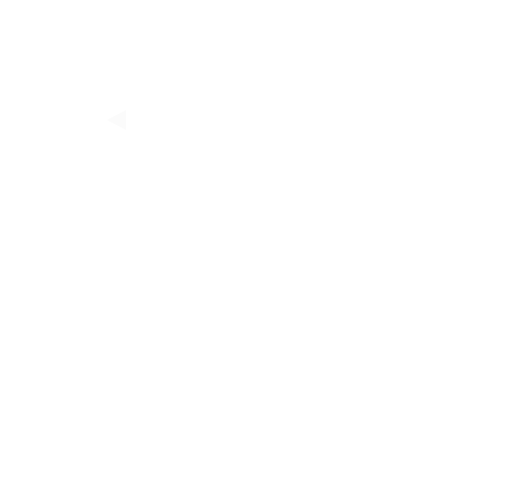
Frame 1 (no input)
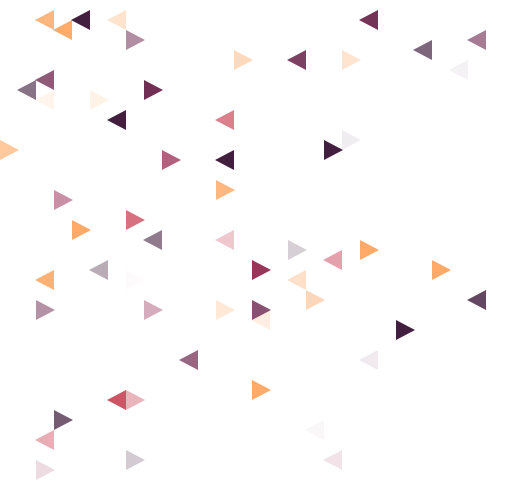
Frame 60 (the mouse pressed at the canvas centre just before this capture)
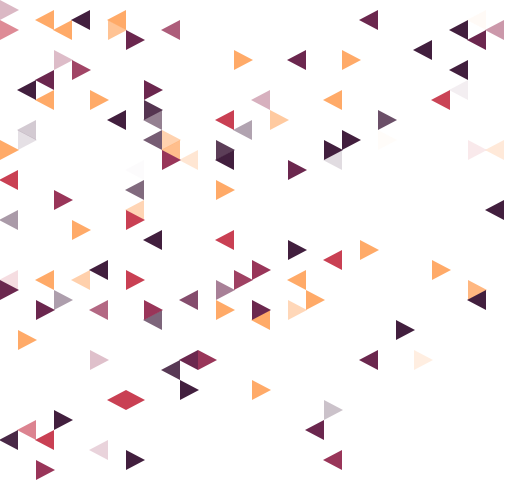
Frame 120 (the mouse held since frame 60 and released just before this capture)

The Processing sketch that drew these frames (run headless with seeded random() and noise(); from frame 60 on, the mouse is pressed at the canvas centre):

// Processing sketch: processing_21901
// ── processing_21901.pde

/**
 *Triangles
 *@author Dennis Timmermann
 * Colors: "Love" from nicolagilroy @kuler http://kuler.adobe.com/#themeID/1254606
 */

//globals
ArrayList<Triangle> triangles;

color[] colors = { //define colors here
  color(0xC94053, 255), color(0x993559, 255), color(0x6B274E, 255), color(0x421F3E, 255), color(0xFFAA68, 255)
};

int direction;
int triangleHeight = 20;   //set triangle height
int triangleWidth;         //

int indexCount = 0;

void setup()
{
  size(505,500);
  background(255);
  noStroke();
  smooth();
  frameRate(25);

  println(triangleWidth = ceil(sqrt(3)/2*triangleHeight));   //equilateral triangle

  triangles = new ArrayList();

  //build initial arraylist
  for(int i = 0; i < width-triangleWidth; i+=triangleWidth)  
  {
    println(i/triangleWidth%2 == 0);
    if(i/triangleWidth%2 == 0)
    {
      direction = 1;
    } 
    else
    {
      direction = -1;
    }

    for(int j = 0; j < height; j+=triangleHeight/2)
    {
      direction *= -1;
      if(sqrt(i*j/1.1)*10 <= random(sqrt(width*height/1))*9)  //time to finetune -  less triangles in the bottom right corner
      {
        triangles.add(new Triangle(i+(ceil(triangleWidth/2)),j-triangleHeight/2, direction));
      }
    }
    //shuffle
    for(int k = triangles.size(); k >= 0; k--)
    {
      int index = (int)random(0,k);
      Triangle tmp = triangles.remove(index);
      triangles.add(tmp);
    }
  }
}

void build()
{
  if(indexCount < triangles.size() && frameCount%1 == 0)
  {
    triangles.get(indexCount).start();
    ++indexCount;
    println(indexCount);
  }  
}

void draw()
{
  background(255);
  if(indexCount < triangles.size())
  {
    build();
  } else if(frameCount%1 == 0)
  {
    triangles.get((int)random(triangles.size())).flash();
    println("--"+frameCount);
  }
  
  for(int i = triangles.size()-1; i >= 0; i--)
  {
    triangles.get(i).draw();
  }
  
}

class Triangle
{
  int x;
  int y;
  int direction;
  color triangleColor;
  int triangleAlpha;   //0 to 255
  boolean start;
  boolean flash;

  //constructor
  Triangle(int _x, int _y, int _direction)
  {
    this.x = _x;
    this.y = _y;
    this.direction = _direction;

    this.triangleColor = colors[(int)random(colors.length)];
    this.triangleAlpha = 0;
    this.start = false;
    this.flash = false;
  }
  
  void start()
  {
    this.start = true;
  }
  void flash()
  {
    this.start = false;
    this.flash = true;
  }

  void draw()
  {
    if(this.start == true && triangleAlpha <= 255)
    {
       this.triangleAlpha = constrain(triangleAlpha+=5,0,255); //fading speed
    }
    if(this.flash == true)
    {
      triangleAlpha = constrain(triangleAlpha-=5,0,255);  //fading speed
      if(triangleAlpha <= 0)
      {
        this.flash = false;
        this.start = true;
        this.triangleColor = colors[(int)random(colors.length)];  //comment this out if colors should stay the same
      }
    }
    fill(triangleColor, triangleAlpha);
    {
      triangle(this.x+ceil(triangleWidth/2)*this.direction,  this.y-triangleHeight/2,
      this.x+ceil(triangleWidth/2)*this.direction,  this.y+triangleHeight/2,
      this.x-ceil(triangleWidth/2+1)*this.direction, this.y);
    }
  }
}
